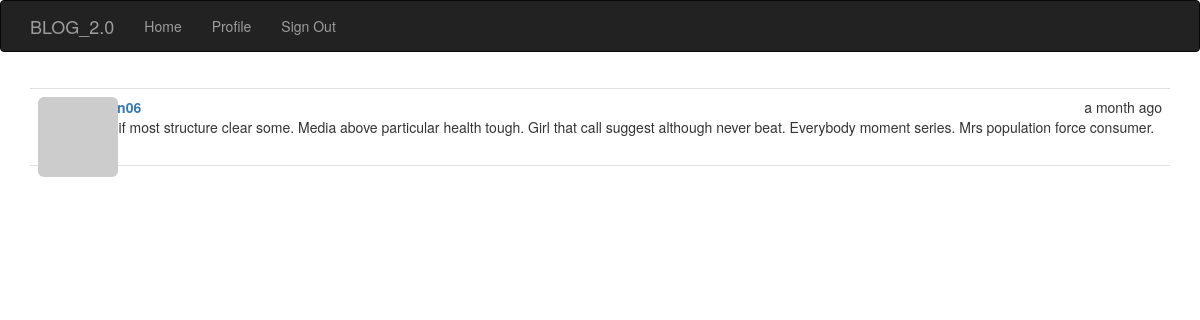
Page /post/2 (signed in) on the committed database.
### app/models.py (models this page shows, shortened)
class Post(db.Model):
    __tablename__='posts'
    id = db.Column(db.Integer, primary_key=True)
    body = db.Column(db.Text)
    timestamp = db.Column(db.DateTime, index=True, default=datetime.utcnow)
    author_id = db.Column(db.Integer, db.ForeignKey('users.id'))
    body_html = db.Column(db.Text)

### app/main/views.py (the view)
@main.route('/post/<int:id>')
def post(id):
    post = Post.query.get_or_404(id)
    return render_template('post.html', posts=[post])

### app/auth/views.py (called while the page is built)
@auth.before_app_request
def before_request():
    if current_user.is_authenticated:
        current_user.ping()
        if not current_user.confirmed \
                and request.endpoint \
                and request.blueprint != 'auth' \
                and request.endpoint != 'static':
            return redirect(url_for('auth.unconfirmed'))

### app/main/__init__.py (called while the page is built)
@main.app_context_processor
def inject_permission():
    return dict(Permission=Permission)

### app/models.py (called while the page is built)
@login_manager.user_loader
def load_user(user_id):
    return User.query.get(int(user_id))

    def has_permission(self, perm):
        return self.permissions & perm == perm

    def can(self, perm):
        return self.role is not None and self.role.has_permission(perm)

    def is_administrator(self):
        return self.can(Permission.ADMIN)

    def ping(self):
        self.last_seen = datetime.utcnow()
        db.session.add(self)
        db.session.commit()

    def gravatar(self, size=100, default='identicon', rating='g'):
        if request.is_secure:
            url = 'https://secure.gravatar.com/avatar'
        else:
            url = 'http://www.gravatar.com/avatar'
            hash = self.avatar_hash or self.gravatar_hash()
        return '{url}/{hash}?s={size}&d={default}&r={rating}'.format(
            url=url, hash=hash, size=size, default=default, rating=rating)

### app/templates/post.html (shortened to what this page needs)
{% extends "base.html" %}
{% block page_content %}
{% include '_posts.html' %}
{% endblock %}

### app/templates/_posts.html (shortened to what this page needs)
<ul class="posts">
  {% for post in posts %}
  <li class="post">
    <div class="profile-thumbnail">
      <a href="{{ url_for('.user', username=post.author.username) }}">
        <img class="img-rounded profile-thumbnail" src="{{ post.author.gravatar(size=40) }}">
      </a>
    </div>
    <div class="post-content">
      <div class="post-date">{{ moment(post.timestamp).fromNow() }}</div>
      <div class="post-author">
        <a href="{{ url_for('.user', username=post.author.username) }}">{{ post.author.username }}</a>
      </div>
      <div class="post-body">
        {% if post.body_html %}
          {{ post.body_html | safe }}
        {% else %}
          {{ post.body }}
        {% endif %}
      </div>
      <div class="post-footer">
        <a href="{{ url_for('.post', id=post.id) }}">
          <span class="label label default">Permalink</span>
        </a>
      </div>
    </div>
  </li>
  {% endfor %}
</ul>

### app/static/styles.css (style rules this page uses)
.profile-thumbnail { position: absolute; }
ul.posts { list-style-type: none; padding: 0px; margin: 16px 0px 0px 0px; border-top: 1px solid #e0e0e0; }
ul.posts li.post { padding: 8px; border-bottom: 1px solid #e0e0e0; }
div.post-date { float: right; }
div.post-author { font-weight: bold; }
div.post-content { margin-left: 48px; min-height: 48px; }
div.post-footer { text-align: right; }

### rows in the picture
Post: timestamp "a month ago", body "Cost if most structure clear some. Media above particular health tough. Girl that call suggest although never beat. Everybody moment series. Mrs population force consumer."
